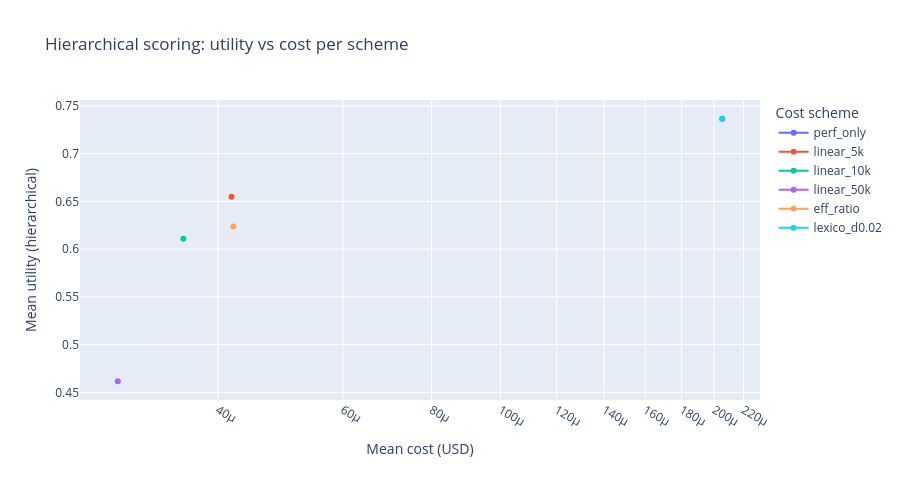

Notebook cell for this chart:
### Code cell
# Hierarchical-only view: utility vs cost across cost schemes
scheme_order = ['perf_only', 'linear_5k', 'linear_10k', 'linear_50k', 'eff_ratio', 'lexico_d0.02']
hier_only = (
    hier_cost_results_df[hier_cost_results_df['perf_mode'] == 'hierarchical']
    .copy()
    .assign(cost_scheme=lambda df: pd.Categorical(df['cost_scheme'], categories=scheme_order, ordered=True))
    .sort_values('cost_scheme')
)

fig = px.line(
    hier_only,
    x='mean_cost_usd',
    y='mean_perf_signal',
    markers=True,
    color='cost_scheme',
    category_orders={'cost_scheme': scheme_order},
    hover_data={
        'mean_cost_usd': ':,.1e',
        'mean_perf_signal': ':.4f',
        'mean_sample_score': ':.4f',
        'mean_accuracy': ':.3f',
    },
    labels={'mean_cost_usd': 'Mean cost (USD)', 'mean_perf_signal': 'Mean utility (hierarchical)'},
    title='Hierarchical scoring: utility vs cost per scheme',
)
fig.update_xaxes(type='log')
fig.update_traces(line=dict(width=2))
fig.update_layout(height=480, legend_title_text='Cost scheme')
fig.show()

### Figure 1 — Plotly figure (JSON) as saved in the notebook; plotly's stock layout.template omitted (floating-point values rounded to 4 significant figures)
{"data": [{"customdata": [[0.7459, 0.7284]], "hovertemplate": "cost_scheme=perf_only<br>Mean cost (USD)=%{x:,.1e}<br>Mean utility (hierarchical)=%{y:.4f}<br>mean_sample_score=%{customdata[0]:.4f}<br>mean_accuracy=%{customdata[1]:.3f}<extra></extra>", "legendgroup": "perf_only", "line": {"color": "#636efa", "dash": "solid", "width": 2}, "marker": {"symbol": "circle"}, "mode": "lines+markers", "name": "perf_only", "orientation": "v", "showlegend": true, "type": "scatter", "x": [0.0002053], "xaxis": "x", "y": [0.7366], "yaxis": "y"}, {"customdata": [[0.6759, 0.6699]], "hovertemplate": "cost_scheme=linear_5k<br>Mean cost (USD)=%{x:,.1e}<br>Mean utility (hierarchical)=%{y:.4f}<br>mean_sample_score=%{customdata[0]:.4f}<br>mean_accuracy=%{customdata[1]:.3f}<extra></extra>", "legendgroup": "linear_5k", "line": {"color": "#EF553B", "dash": "solid", "width": 2}, "marker": {"symbol": "circle"}, "mode": "lines+markers", "name": "linear_5k", "orientation": "v", "showlegend": true, "type": "scatter", "x": [4.182e-05], "xaxis": "x", "y": [0.6549], "yaxis": "y"}, {"customdata": [[0.6351, 0.6314]], "hovertemplate": "cost_scheme=linear_10k<br>Mean cost (USD)=%{x:,.1e}<br>Mean utility (hierarchical)=%{y:.4f}<br>mean_sample_score=%{customdata[0]:.4f}<br>mean_accuracy=%{customdata[1]:.3f}<extra></extra>", "legendgroup": "linear_10k", "line": {"color": "#00cc96", "dash": "solid", "width": 2}, "marker": {"symbol": "circle"}, "mode": "lines+markers", "name": "linear_10k", "orientation": "v", "showlegend": true, "type": "scatter", "x": [3.577e-05], "xaxis": "x", "y": [0.611], "yaxis": "y"}, {"customdata": [[0.4676, 0.4641]], "hovertemplate": "cost_scheme=linear_50k<br>Mean cost (USD)=%{x:,.1e}<br>Mean utility (hierarchical)=%{y:.4f}<br>mean_sample_score=%{customdata[0]:.4f}<br>mean_accuracy=%{customdata[1]:.3f}<extra></extra>", "legendgroup": "linear_50k", "line": {"color": "#ab63fa", "dash": "solid", "width": 2}, "marker": {"symbol": "circle"}, "mode": "lines+markers", "name": "linear_50k", "orientation": "v", "showlegend": true, "type": "scatter", "x": [2.892e-05], "xaxis": "x", "y": [0.4616], "yaxis": "y"}, {"customdata": [[0.6611, 0.656]], "hovertemplate": "cost_scheme=eff_ratio<br>Mean cost (USD)=%{x:,.1e}<br>Mean utility (hierarchical)=%{y:.4f}<br>mean_sample_score=%{customdata[0]:.4f}<br>mean_accuracy=%{customdata[1]:.3f}<extra></extra>", "legendgroup": "eff_ratio", "line": {"color": "#FFA15A", "dash": "solid", "width": 2}, "marker": {"symbol": "circle"}, "mode": "lines+markers", "name": "eff_ratio", "orientation": "v", "showlegend": true, "type": "scatter", "x": [4.206e-05], "xaxis": "x", "y": [0.6238], "yaxis": "y"}, {"customdata": [[0.7459, 0.7284]], "hovertemplate": "cost_scheme=lexico_d0.02<br>Mean cost (USD)=%{x:,.1e}<br>Mean utility (hierarchical)=%{y:.4f}<br>mean_sample_score=%{customdata[0]:.4f}<br>mean_accuracy=%{customdata[1]:.3f}<extra></extra>", "legendgroup": "lexico_d0.02", "line": {"color": "#19d3f3", "dash": "solid", "width": 2}, "marker": {"symbol": "circle"}, "mode": "lines+markers", "name": "lexico_d0.02", "orientation": "v", "showlegend": true, "type": "scatter", "x": [0.0002053], "xaxis": "x", "y": [0.7366], "yaxis": "y"}], "layout": {"height": 480, "legend": {"title": {"text": "Cost scheme"}, "tracegroupgap": 0}, "title": {"text": "Hierarchical scoring: utility vs cost per scheme"}, "xaxis": {"anchor": "y", "domain": [0, 1], "title": {"text": "Mean cost (USD)"}, "type": "log"}, "yaxis": {"anchor": "x", "domain": [0, 1], "title": {"text": "Mean utility (hierarchical)"}}}}
